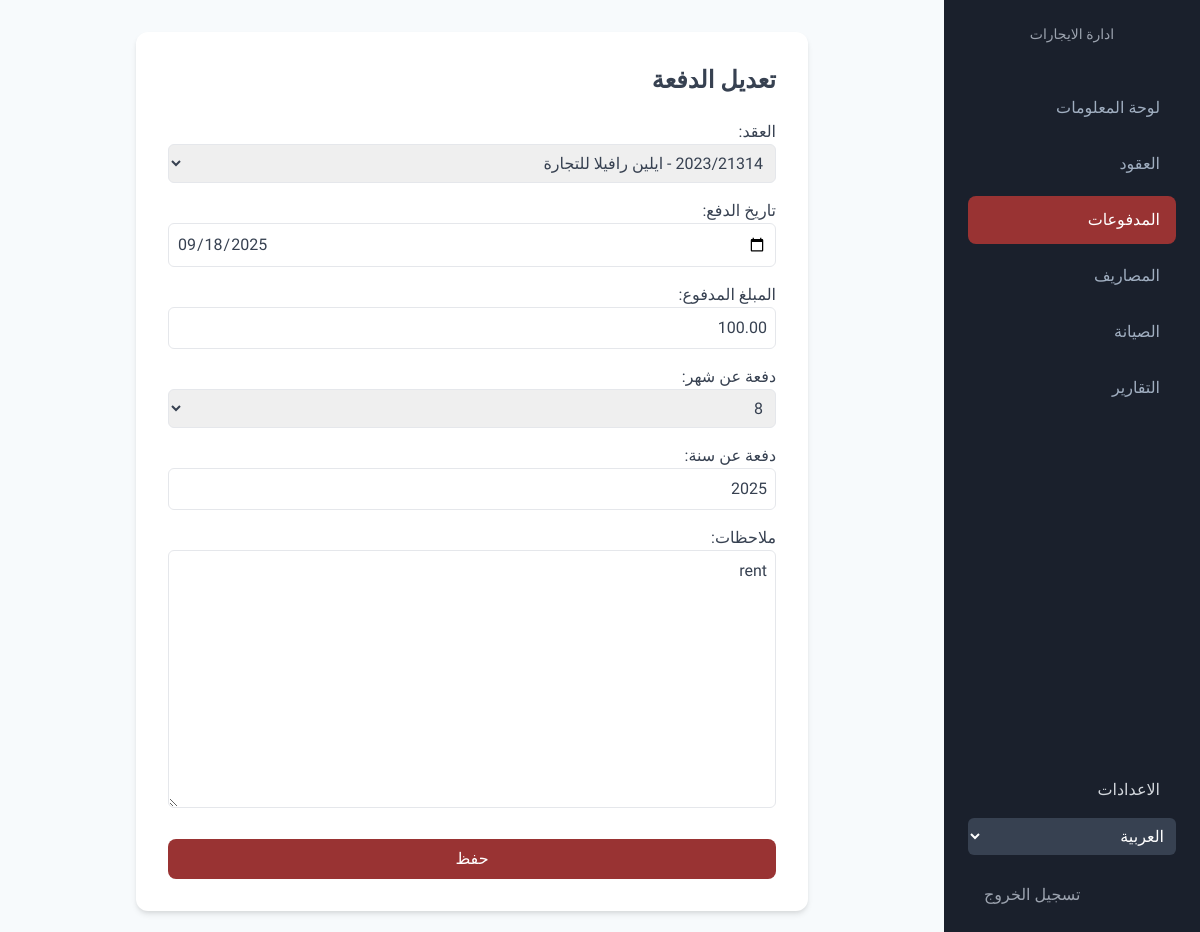
/ar/dashboard/payments/1/edit/ (signed in), run on the app's committed database.
### dashboard/models.py (models this page shows, shortened)
class Payment(models.Model):
    lease = models.ForeignKey(Lease, on_delete=models.CASCADE, related_name='payments', verbose_name=_("العقد"))
    payment_date = models.DateField(_("تاريخ الدفع"))
    amount = models.DecimalField(_("المبلغ المدفوع"), max_digits=10, decimal_places=2)
    payment_for_month = models.IntegerField(_("دفعة عن شهر"), choices=[(i, _(str(i))) for i in range(1, 13)])
    payment_for_year = models.IntegerField(_("دفعة عن سنة"), default=timezone.now().year)
    notes = models.TextField(_("ملاحظات"), blank=True, null=True)
    class Meta:
        verbose_name = _("دفعة")
        verbose_name_plural = _("الدفعات")
        ordering = ['-payment_date']

### dashboard/views.py (the view, shortened to what this page needs)
# urls.py: path('payments/<int:pk>/edit/', PaymentUpdateView.as_view(), name='payment_update'),
class PaymentUpdateView(StaffRequiredMixin, UpdateView):
    model = Payment; form_class = PaymentForm; template_name = 'dashboard/payment_form.html'; success_url = reverse_lazy('payment_list')
    def get_context_data(self, **kwargs):
        context = super().get_context_data(**kwargs); context['title'] = _("تعديل الدفعة"); return context

### dashboard/forms.py
class PaymentForm(forms.ModelForm):
    class Meta:
        model = Payment
        fields = ['lease', 'payment_date', 'amount', 'payment_for_month', 'payment_for_year', 'notes']
        widgets = {'payment_date': forms.DateInput(attrs={'type': 'date'})}
    def __init__(self, *args, **kwargs):
        super().__init__(*args, **kwargs)
        self.fields['payment_for_year'].initial = timezone.now().year
        for field in self.fields.values():
            field.widget.attrs.update({'class': 'w-full p-2 border rounded-md'})

### dashboard/models.py (called while the page is built)
    def __str__(self):
        return f"{self.contract_number} - {self.tenant.name}"

### dashboard/templatetags/dashboard_extras.py (called while the page is built)
@register.simple_tag
def get_company_name():
    company = Company.objects.first()
    return company.name if company else 'Rent Management'

@register.simple_tag
def get_company_logo():
    company = Company.objects.first()
    return company.logo.url if company and company.logo else None

### dashboard/views.py (called while the page is built)
    def test_func(self):
        return self.request.user.is_staff

### templates/dashboard/payment_form.html (shortened to what this page needs)
{% extends 'dashboard/base.html' %}
{% load i18n %}
{% block content %}
<div class="card max-w-2xl mx-auto p-8">
    <h2 class="text-2xl font-bold mb-6">{{ title }}</h2>
    <form method="post">
        <div class="space-y-4">{{ form.as_p }}</div>
        <button type="submit" class="btn-primary w-full mt-6 py-2 rounded-lg">{% trans "حفظ" %}</button>
    </form>
</div>
{% endblock %}

### data on the page
Payment: lease "2023/21314 - ايلين رافيلا للتجارة", payment_date "09/18/2025", amount "100.00", payment_for_month "8", payment_for_year "2025", notes "rent"

### other printed values
{{ title }} "تعديل الدفعة"
form field language "العربية"
